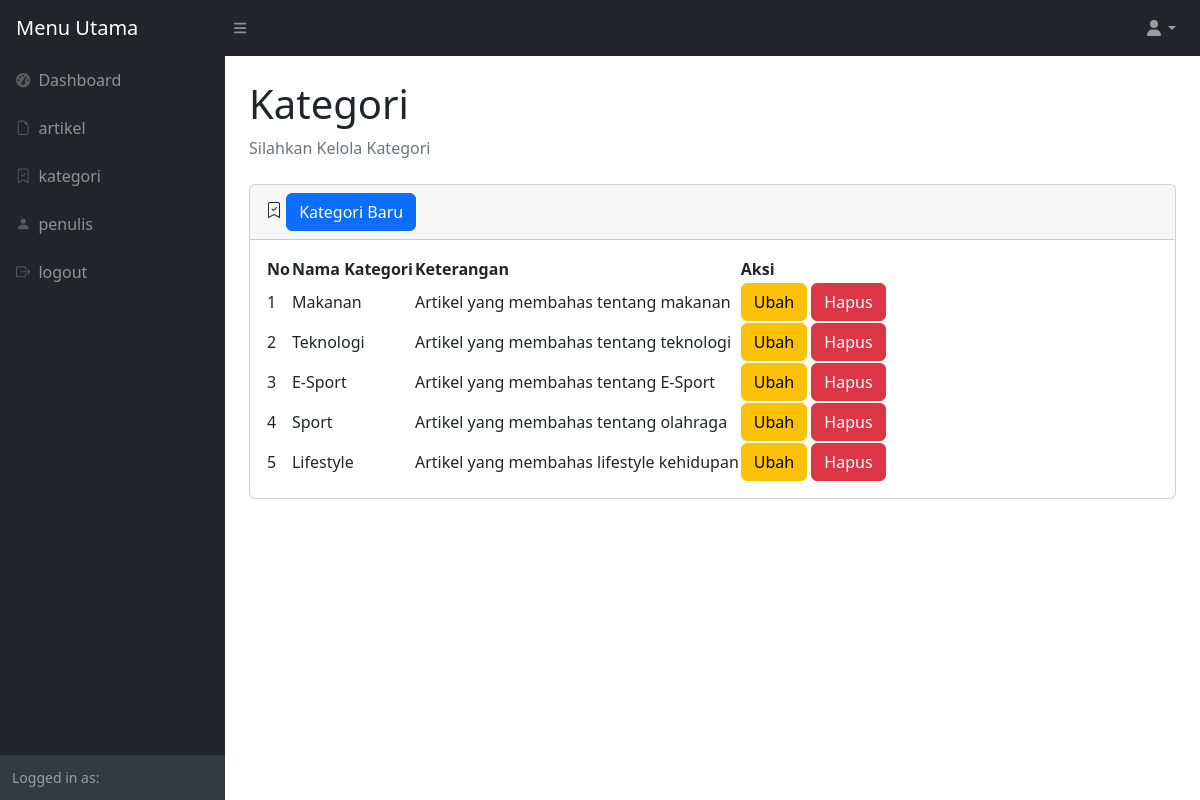
The page /admin/kategori.php on the database its author committed.
### tables this page shows
CREATE TABLE IF NOT EXISTS `kategori` (
  `id_kategori` int NOT NULL AUTO_INCREMENT,
  `nama_kategori` varchar(50) NOT NULL,
  `keterangan` varchar(50) NOT NULL,
  PRIMARY KEY (`id_kategori`)
);

### admin/kategori.php (the view, shortened to what this page needs)
<?php
require 'function.php';
?>
<!DOCTYPE html>
<html lang="en">
    <head>
        <link href="https://cdn.jsdelivr.net/npm/simple-datatables@7.1.2/dist/style.min.css" rel="stylesheet" />
        <link href="css/styles.css" rel="stylesheet" />
        <link rel="stylesheet" href="https://cdn.jsdelivr.net/npm/bootstrap-icons@1.11.3/font/bootstrap-icons.min.css">
    </head>
    <body class="sb-nav-fixed">
        <nav class="sb-topnav navbar navbar-expand navbar-dark bg-dark">
            <a class="navbar-brand ps-3" href="index.php">Menu Utama</a>
            <button class="btn btn-link btn-sm order-1 order-lg-0 me-4 me-lg-0" id="sidebarToggle" href="#!"><i class="fas fa-bars"></i></button>
            <ul class="navbar-nav ms-auto me-0 me-md-3 my-2 my-md-0">
                <li class="nav-item dropdown">
                    <a class="nav-link dropdown-toggle" id="navbarDropdown" href="#" role="button" data-bs-toggle="dropdown" aria-expanded="false"><i class="fas fa-user fa-fw"></i></a>
                </li>
            </ul>
        </nav>
        <div id="layoutSidenav">
            <div id="layoutSidenav_nav">
                <nav class="sb-sidenav accordion sb-sidenav-dark" id="sidenavAccordion">
                    <div class="sb-sidenav-menu">
                        <div class="nav">
                        <a class="nav-link" href="index.php">
                                <div class="sb-nav-link-icon"><i class="fas fa-tachometer-alt"></i></div>
                                Dashboard
                            </a>
                            <a class="nav-link" href="artikel.php">
                                <div class="sb-nav-link-icon"><i class="bi bi-file-earmark"></i></div>
                                artikel
                            </a>
                            <a class="nav-link" href="kategori.php">
                                <div class="sb-nav-link-icon"><i class="bi bi-bookmark-check"></i></div>
                                kategori
                            </a>
                            <a class="nav-link" href="penulis.php">
                                <div class="sb-nav-link-icon"><i class="bi bi-person-fill"></i></div>
                                penulis
                            </a>
                            <a class="nav-link" href="logout.php">
                                <div class="sb-nav-link-icon"><i class="bi bi-box-arrow-right"></i></div>
                                logout
                            </a>
                        </div>
                    </div>
                    <div class="sb-sidenav-footer">
                        <div class="small">Logged in as:</div>
                    </div>
                </nav>
            </div>
            <div id="layoutSidenav_content">
                <main>
                    <div class="container-fluid px-4">
                        <h1 class="mt-4">Kategori</h1>
                        <ol class="breadcrumb mb-4">
                            <li class="breadcrumb-item active">Silahkan Kelola Kategori</li>
                        </ol>
                        <div class="card mb-4">
                            <div class="card-header">
                            <i class="bi bi-bookmark-check"></i>
                            <button class="btn btn-primary" name="btn_artikel_baru" id="btn_artikel_baru" data-bs-toggle="modal" data-bs-target="#ModalKategori" >Kategori Baru</button>
                            </div>
                            <div class="card-body">
                                <table id="datatablesSimple">
                                    <thead>
                                        <tr>
                                            <th>No</th>
                                            <th>Nama Kategori</th>
                                            <th>Keterangan</th>
                                            <th>Aksi</th>
                                        </tr>
                                    </thead>
                                    <tbody>
                                        <?php
                                            $sql = "SELECT id_kategori, nama_kategori, keterangan FROM kategori ORDER BY id_kategori DESC";
                                            $result = mysqli_query($conn, $sql);
                                            if (mysqli_num_rows($result) > 0) {
                                                $nomor_urut = 0;
                                              while($row = mysqli_fetch_assoc($result)) {
                                                $nomor_urut++;
                                                $data_id_kategori = $row['id_kategori'];
                                                $data_nama = $row['nama_kategori'];
                                                $data_keterangan = $row['keterangan'];
                                            ?>
                                            <tr>
                                            <td><?php echo $nomor_urut; ?></td>
                                            <td><?php echo $data_nama; ?></td>
                                            <td><?php echo $data_keterangan; ?></td>
                                            <td>
                                                <button class="btn btn-warning" name="btn_ubah_kategori" data-bs-toggle="modal" data-bs-target="#ModalUpdateKategori" <?php echo $data_id_kategori; ?>>Ubah</button>
                                                <button class="btn btn-danger" name="btn_hapus_kategori" data-bs-toggle="modal" data-bs-target="#ModalHapusKategori" <?php echo $data_id_kategori; ?>>Hapus</button>
                                            </td>
                                            </tr>
                                            <?php
                                              }
                                            } else {
                                              echo "0 results";
                                            }
                                        ?>
                                    </tbody>
                                </table>
                            </div>
                        </div>
                    </div>
                </main>
            </div>
        </div>
    </body>
</html>

### rows shown on the page
kategori: nama_kategori "Makanan", keterangan "Artikel yang membahas tentang makanan"
kategori: nama_kategori "Teknologi", keterangan "Artikel yang membahas tentang teknologi"
kategori: nama_kategori "E-Sport", keterangan "Artikel yang membahas tentang E-Sport"
kategori: nama_kategori "Sport", keterangan "Artikel yang membahas tentang olahraga"
kategori: nama_kategori "Lifestyle", keterangan "Artikel yang membahas lifestyle kehidupan"
